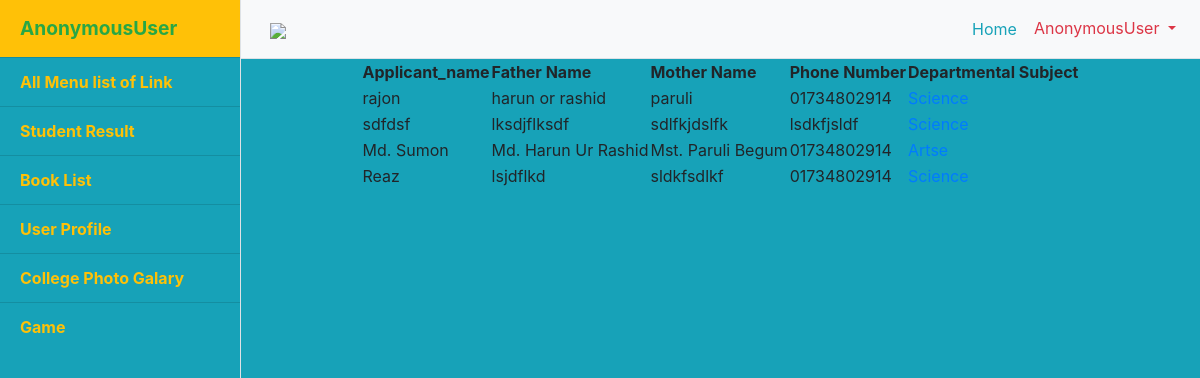
Page /studentlink/ on the committed database.
### projectapp/models.py (models this page shows)
class studentformsave(models.Model):
    applicant_name = models.CharField(max_length=30)
    father_name = models.CharField(max_length=30)
    mother_name = models.CharField(max_length=30)
    phonenumber = models.CharField(max_length=30)
    dateofbirth = models.CharField(max_length=30)
    address = models.CharField(max_length=30)
    city = models.CharField(max_length=30)
    departsubject = models.CharField(max_length=30)

### projectapp/views.py (the view)
# urls.py: path('studentlink/', views.student, name='studentlink'),
def student(request):
	data1 = studentformsave.objects.all()
	return render(request, 'student.html',{'data1':data1})

### templates/student.html (shortened to what this page needs)
{% load static %}
<!DOCTYPE html>
<html lang="en">
<head>
  <link rel="stylesheet" type="text/css" href="http://ajax.aspnetcdn.com/ajax/jquery.dataTables/1.9.4/css/jquery.dataTables.css">
     <link rel="stylesheet" href="https://stackpath.bootstrapcdn.com/bootstrap/4.3.1/css/bootstrap.min.css">
  <link href="{% static 'dashboard/vendor/bootstrap/css/bootstrap.min.css' %}" rel="stylesheet">
  <link href="{%static 'dashboard/css/simple-sidebar.css' %}" rel="stylesheet">
  <link rel="stylesheet" href="https://stackpath.bootstrapcdn.com/bootstrap/4.3.1/css/bootstrap.min.css">
   <link rel="stylesheet" href="https://cdnjs.cloudflare.com/ajax/libs/font-awesome/4.7.0/css/font-awesome.min.css">
</head>
<body class="bg-info">
  <div class="d-flex" id="wrapper">
              {% include 'sidebar.html' %}
<div class="container">
 <div class="row">
        <div class="col-md-12">
  <center>
  <table id="example">
    <thead>
      <tr>
        <th>Applicant_name</th>
        <th>Father Name</th>
        <th>Mother Name</th>
        <th>Phone Number</th>
        <th>Departmental Subject</th>
      </tr>
    </thead>
    <tbody class="">
        {% for data1 in data1 %}
        <tr>
          <td>{{data1.applicant_name}}</td>
          <td>{{data1.father_name}}</td>
          <td>{{data1.mother_name}}</td>
          <td>{{data1.phonenumber}}</td>
          <td><a href="">{{data1.departsubject}}</a></td>
        </tr>
         {% endfor %}
    </tbody>
  </table>
  </center>
</div>
</div>
</div>
  </div>
</body>
</html>

### templates/sidebar.html (shortened to what this page needs)
{% load static %}
    <div class="bg-info border-right" id="sidebar-wrapper">
      <div class="sidebar-heading bg-warning text-success"><b>{{user}}</b></div>
      <div class="list-group list-group-flush">
      <a href="{{'/'}}" class="list-group-item list-group-item-action text-warning bg-info"><b>All Menu list of Link</b></a>
      <a href="#" class="list-group-item list-group-item-action text-warning bg-info">
        <b>Student Result</b></a>
        <a href="#" class="list-group-item list-group-item-action text-warning bg-info"> <b>Book List</b> </a>
        <a href="#" class="list-group-item list-group-item-action  text-warning bg-info">
         <b>User Profile</b></a>
        <a href="#" class="list-group-item list-group-item-action text-warning bg-info">
          <b>College Photo Galary</b></a>
        <a href="#" class="list-group-item list-group-item-action  text-warning bg-info">
          <b>Game</b></a>
      </div>
    </div>
    <div id="page-content-wrapper">
      <nav class="navbar navbar-expand-lg navbar-light bg-light border-bottom">
        <button class="btn" id="menu-toggle">
          <img src="{%static 'image_icon/tir.ping' %}" hight="45px"
          width="40px" class="img-responsive">
        </button>
        <div class="collapse navbar-collapse" id="navbarSupportedContent">
          <ul class="navbar-nav ml-auto mt-2 mt-lg-0">
            <li class="nav-item active">
              <a class="nav-link btn text-info" href="{{'/'}}">Home <span class="sr-only">(current)</span></a>
            </li>
            <li class="nav-item dropdown">
              <a class="nav-link dropdown-toggle text-danger" href="#" id="navbarDropdown" role="button" data-toggle="dropdown" aria-haspopup="true" aria-expanded="false">
                {{user}}
              </a>
            </li>
          </ul>
        </div>
      </nav>

### static/dashboard/css/simple-sidebar.css (style rules this page uses)
body { overflow-x: hidden; }
#sidebar-wrapper { min-height: 100vh; margin-left: -15rem; -webkit-transition: margin .25s ease-out; -moz-transition: margin .25s ease-out; -o-transition: margin .25s ease-out; transition: margin .25s ease-out; }
#sidebar-wrapper .sidebar-heading { padding: 0.875rem 1.25rem; font-size: 1.2rem; }
#sidebar-wrapper .list-group { width: 15rem; }
#page-content-wrapper { min-width: 100vw; }
@media (min-width: 768px) { #sidebar-wrapper { margin-left: 0; } }
@media (min-width: 768px) { #page-content-wrapper { min-width: 0; width: 100%; } }

### rows in the picture
studentformsave: applicant_name "rajon", father_name "harun or rashid", mother_name "paruli", phonenumber "01734802914", departsubject "Science"
studentformsave: applicant_name "sdfdsf", father_name "lksdjflksdf", mother_name "sdlfkjdslfk", phonenumber "lsdkfjsldf", departsubject "Science"
studentformsave: applicant_name "Md. Sumon", father_name "Md. Harun Ur Rashid", mother_name "Mst. Paruli Begum", phonenumber "01734802914", departsubject "Artse"
studentformsave: applicant_name "Reaz", father_name "lsjdflkd", mother_name "sldkfsdlkf", phonenumber "01734802914", departsubject "Science"

### other values in the picture
{{ user }} "AnonymousUser"
